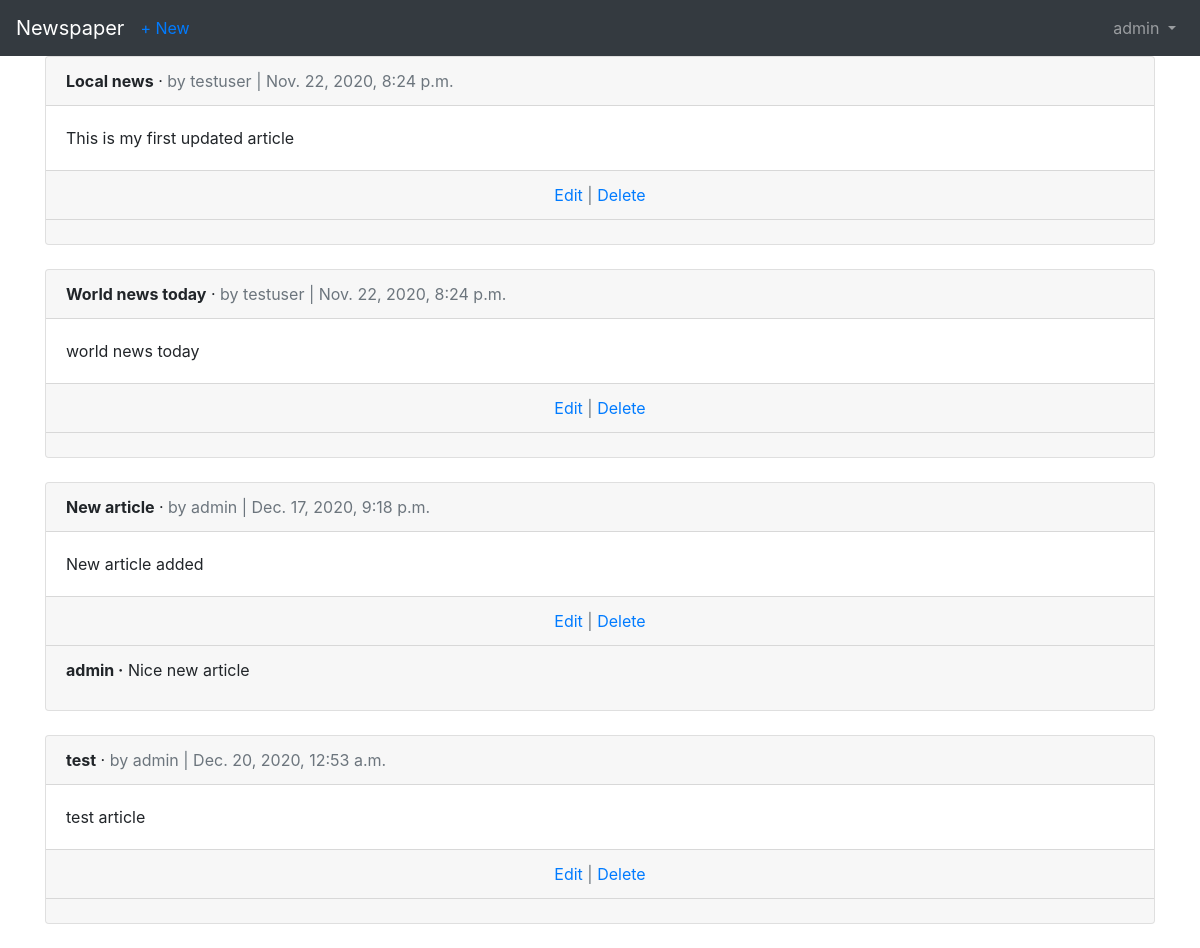
The page /articles/ (signed in) on the database its author committed.
### users/models.py (models this page shows)
class CustomUser(AbstractUser):
    age = models.PositiveIntegerField(null=True, blank=True)

### articles/models.py (models this page shows, shortened)
class Article(models.Model):
    title = models.CharField(max_length=255)
    body = models.TextField()
    date = models.DateTimeField(auto_now_add=True)
    author = models.ForeignKey(
        get_user_model(),
        on_delete=models.CASCADE,
    )

class Comment(models.Model):
    article = models.ForeignKey(
        Article,
        on_delete=models.CASCADE,
        related_name='comments'
    )
    comment = models.CharField(max_length=140)
    author = models.ForeignKey(
        get_user_model(),
        on_delete=models.CASCADE,
    )
    def __str__(self):
        return self.comment

### articles/views.py (the view)
# urls.py: path('', ArticleListView.as_view(), name='article_list'),
class ArticleListView(LoginRequiredMixin, ListView):
    model = Article
    template_name = 'article_list.html'
    login_url = 'login'

### templates/article_list.html (shortened to what this page needs)
{% extends 'base.html' %}
{% block content %}
  {% for article in object_list %}
    <div class="card">
      <div class="card-header">
        <span class="font-weight-bold">{{ article.title }}</span> &middot;
        <span class="text-muted">by {{ article.author }} | {{ article.date }}</span>
      </div>
      <div class="card-body">
        {{ article.body }}
      </div>
      <div class="card-footer text-center text-muted">
        <a href="{% url 'article_edit' article.pk %}">Edit</a> |
        <a href="{% url 'article_delete' article.pk %}">Delete</a>
      </div>
      <div class="card-footer">
        {% for comment in article.comments.all %}
          <p>
            <span class="font-weight-bold">{{ comment.author }} &middot;</span>
            {{ comment }}
          </p>
        {% endfor %}
      </div>
    </div>
    <br />
  {% endfor %}
{% endblock content %}

### templates/base.html (shortened to what this page needs)
<!DOCTYPE html>
<html>
<head>
  <link rel="stylesheet" href="https://stackpath.bootstrapcdn.com/bootstrap/4.5.0/css/bootstrap.min.css">
</head>
<body>
  <nav class="navbar navbar-expand-lg navbar-dark bg-dark">
    <a class="navbar-brand" href="{% url 'home' %}">Newspaper</a>
    {% if user.is_authenticated %}
      <ul class="navbar-nav mr-auto">
        <li class="nav-item"><a href="{% url 'article_new' %}">+ New</a></li>
      </ul>
    {% endif %}
    <div class="collapse navbar-collapse" id="navbarSupportedContent">
      {% if user.is_authenticated %}
        <ul class="navbar-nav ml-auto">
          <li class="nav-item">
            <a class="nav-link dropdown-toggle" href="#" id="navbarDropdown" role="button" data-toggle="dropdown" aria-haspopup="true" aria-expanded="false">
              {{ user.username }}
            </a>
          </li>
        </ul>
      {% endif %}
    </div>
  </nav>
  <main>
    <div class="container">
      {% block content %}
      {% endblock content %}
    </div>
  </main>
</body>
</html>

### rows shown on the page
CustomUser: username "admin"
Article: title "Local news", author "testuser", date "Nov. 22, 2020, 8:24 p.m.", body "This is my first updated article"
Article: title "World news today", author "testuser", date "Nov. 22, 2020, 8:24 p.m.", body "world news today"
Article: title "New article", author "admin", date "Dec. 17, 2020, 9:18 p.m.", body "New article added"
Comment: author "admin", comment "Nice new article"
Article: title "test", author "admin", date "Dec. 20, 2020, 12:53 a.m.", body "test article"
